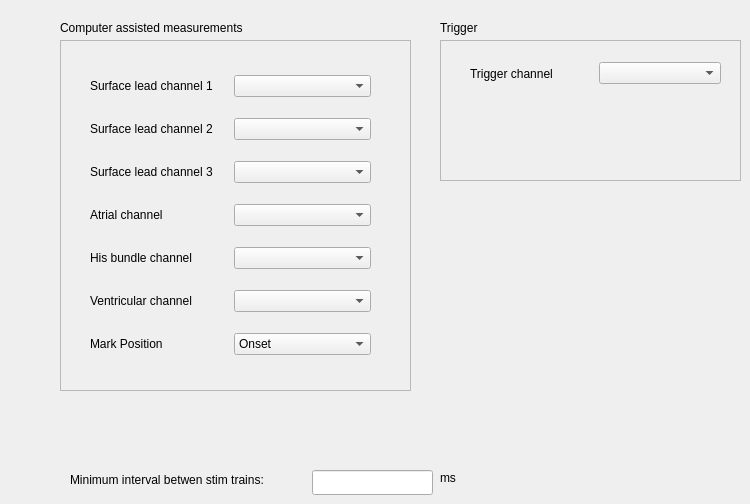
       <widget class="QWidget" name="measurementsTab">
        <attribute name="title">
         <string>Measurements</string>
        </attribute>
        <widget class="QLabel" name="label_14">
         <property name="geometry">
          <rect>
           <x>60</x>
           <y>20</y>
           <width>221</width>
           <height>16</height>
          </rect>
         </property>
         <property name="text">
          <string>Computer assisted measurements</string>
         </property>
        </widget>
        <widget class="QFrame" name="frame_2">
         <property name="geometry">
          <rect>
           <x>440</x>
           <y>40</y>
           <width>301</width>
           <height>141</height>
          </rect>
         </property>
         <property name="frameShape">
          <enum>QFrame::StyledPanel</enum>
         </property>
         <property name="frameShadow">
          <enum>QFrame::Raised</enum>
         </property>
         <widget class="QWidget" name="">
          <property name="geometry">
           <rect>
            <x>30</x>
            <y>20</y>
            <width>251</width>
            <height>27</height>
           </rect>
          </property>
          <layout class="QHBoxLayout" name="horizontalLayout_6">
           <item>
            <widget class="QLabel" name="label_41">
             <property name="text">
              <string>Trigger channel</string>
             </property>
             <property name="buddy">
              <cstring>comboBox_23</cstring>
             </property>
            </widget>
           </item>
           <item>
            <widget class="QComboBox" name="comboBox_23"/>
           </item>
          </layout>
         </widget>
        </widget>
        <widget class="QLabel" name="label_12">
         <property name="geometry">
          <rect>
           <x>70</x>
           <y>470</y>
           <width>241</width>
           <height>20</height>
          </rect>
         </property>
         <property name="text">
          <string>Minimum interval betwen stim trains:</string>
         </property>
         <property name="buddy">
          <cstring>minIntervalBetweenStimTrains</cstring>
         </property>
        </widget>
        <widget class="QLabel" name="label_13">
         <property name="geometry">
          <rect>
           <x>440</x>
           <y>470</y>
           <width>55</width>
           <height>15</height>
          </rect>
         </property>
         <property name="text">
          <string>ms</string>
         </property>
        </widget>
        <widget class="QLineEdit" name="minIntervalBetweenStimTrains">
         <property name="geometry">
          <rect>
           <x>312</x>
           <y>470</y>
           <width>121</width>
           <height>25</height>
          </rect>
         </property>
        </widget>
        <widget class="QFrame" name="frame">
         <property name="geometry">
          <rect>
           <x>60</x>
           <y>40</y>
           <width>351</width>
           <height>351</height>
          </rect>
         </property>
         <property name="frameShape">
          <enum>QFrame::StyledPanel</enum>
         </property>
         <property name="frameShadow">
          <enum>QFrame::Raised</enum>
         </property>
         <widget class="QWidget" name="layoutWidget_4">
          <property name="geometry">
           <rect>
            <x>30</x>
            <y>20</y>
            <width>281</width>
            <height>311</height>
           </rect>
          </property>
          <layout class="QGridLayout" name="gridLayout_19">
           <item row="0" column="0">
            <widget class="QLabel" name="label_58">
             <property name="text">
              <string>Surface lead channel 1</string>
             </property>
            </widget>
           </item>
           <item row="0" column="1">
            <widget class="QComboBox" name="comboBox_29"/>
           </item>
           <item row="1" column="0">
            <widget class="QLabel" name="label_59">
             <property name="text">
              <string>Surface lead channel 2</string>
             </property>
            </widget>
           </item>
           <item row="1" column="1">
            <widget class="QComboBox" name="comboBox_30"/>
           </item>
           <item row="2" column="0">
            <widget class="QLabel" name="label_60">
             <property name="text">
              <string>Surface lead channel 3</string>
             </property>
            </widget>
           </item>
           <item row="2" column="1">
            <widget class="QComboBox" name="comboBox_31"/>
           </item>
           <item row="3" column="0">
            <widget class="QLabel" name="label_61">
             <property name="text">
              <string>Atrial channel</string>
             </property>
            </widget>
           </item>
           <item row="3" column="1">
            <widget class="QComboBox" name="comboBox_32"/>
           </item>
           <item row="4" column="0">
            <widget class="QLabel" name="label_62">
             <property name="text">
              <string>His bundle channel</string>
             </property>
            </widget>
           </item>
           <item row="4" column="1">
            <widget class="QComboBox" name="comboBox_33"/>
           </item>
           <item row="5" column="0">
            <widget class="QLabel" name="label_63">
             <property name="text">
              <string>Ventricular channel</string>
             </property>
            </widget>
           </item>
           <item row="5" column="1">
            <widget class="QComboBox" name="comboBox_34"/>
           </item>
           <item row="6" column="0">
            <widget class="QLabel" name="label_64">
             <property name="text">
              <string>Mark Position</string>
             </property>
            </widget>
           </item>
           <item row="6" column="1">
            <widget class="QComboBox" name="comboBox_35">
             <item>
              <property name="text">
               <string>Onset</string>
              </property>
             </item>
             <item>
              <property name="text">
               <string>Max Positive</string>
              </property>
             </item>
             <item>
              <property name="text">
               <string>Min Negative</string>
              </property>
             </item>
            </widget>
           </item>
          </layout>
         </widget>
        </widget>
        <widget class="QLabel" name="label_15">
         <property name="geometry">
          <rect>
           <x>440</x>
           <y>20</y>
           <width>201</width>
           <height>16</height>
          </rect>
         </property>
         <property name="text">
          <string>Trigger</string>
         </property>
        </widget>
       </widget>
